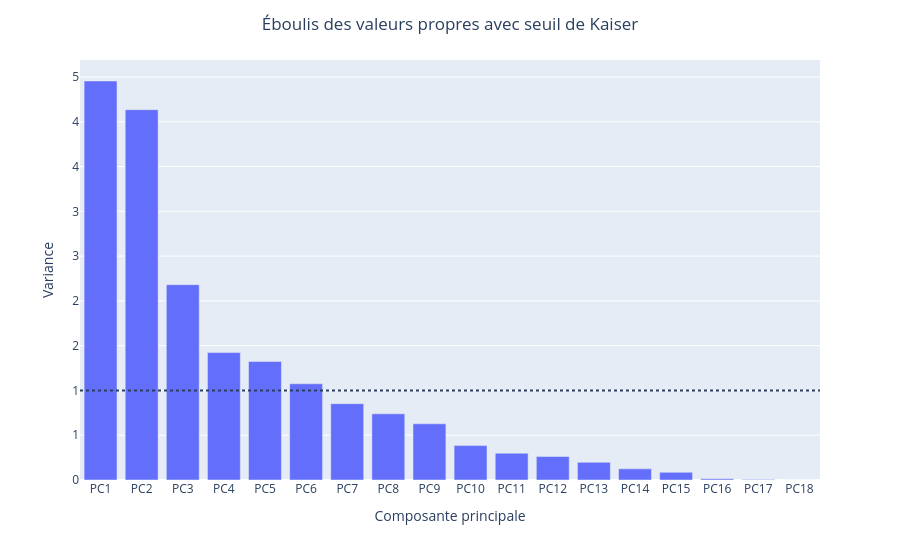

Notebook cell for this chart:
### Code cell
fig = px.bar(
    df_variance, x=df_variance.index, y="variance", hover_data={"variance":":.2f"},
    labels={"PC":"Composante principale","variance":"Variance"},
)
fig.update_layout(yaxis=dict(tickformat=".0f"))
fig.add_hline(y=1, line_dash="dot")
fig.update_layout(title="Éboulis des valeurs propres avec seuil de Kaiser", title_x=0.5)
fig.show()

### Figure 1 — Plotly figure (JSON) as saved in the notebook; plotly's stock layout.template omitted (floating-point values rounded to 4 significant figures)
{"data": [{"hovertemplate": "Composante principale=%{x}<br>Variance=%{y:.2f}<extra></extra>", "legendgroup": "", "marker": {"color": "#636efa", "pattern": {"shape": ""}}, "name": "", "orientation": "v", "showlegend": false, "textposition": "auto", "type": "bar", "x": ["PC1", "PC2", "PC3", "PC4", "PC5", "PC6", "PC7", "PC8", "PC9", "PC10", "PC11", "PC12", "PC13", "PC14", "PC15", "PC16", "PC17", "PC18"], "xaxis": "x", "y": [4.455, 4.135, 2.181, 1.423, 1.323, 1.074, 0.8524, 0.739, 0.6275, 0.3841, 0.2989, 0.2621, 0.1971, 0.1242, 0.08574, 0.01349, 0.004316, 6.414e-33], "yaxis": "y"}], "layout": {"barmode": "relative", "legend": {"tracegroupgap": 0}, "margin": {"t": 60}, "shapes": [{"line": {"dash": "dot"}, "type": "line", "x0": 0, "x1": 1, "xref": "x domain", "y0": 1, "y1": 1, "yref": "y"}], "title": {"text": "Éboulis des valeurs propres avec seuil de Kaiser", "x": 0.5}, "xaxis": {"anchor": "y", "domain": [0, 1], "title": {"text": "Composante principale"}}, "yaxis": {"anchor": "x", "domain": [0, 1], "tickformat": ".0f", "title": {"text": "Variance"}}}}
